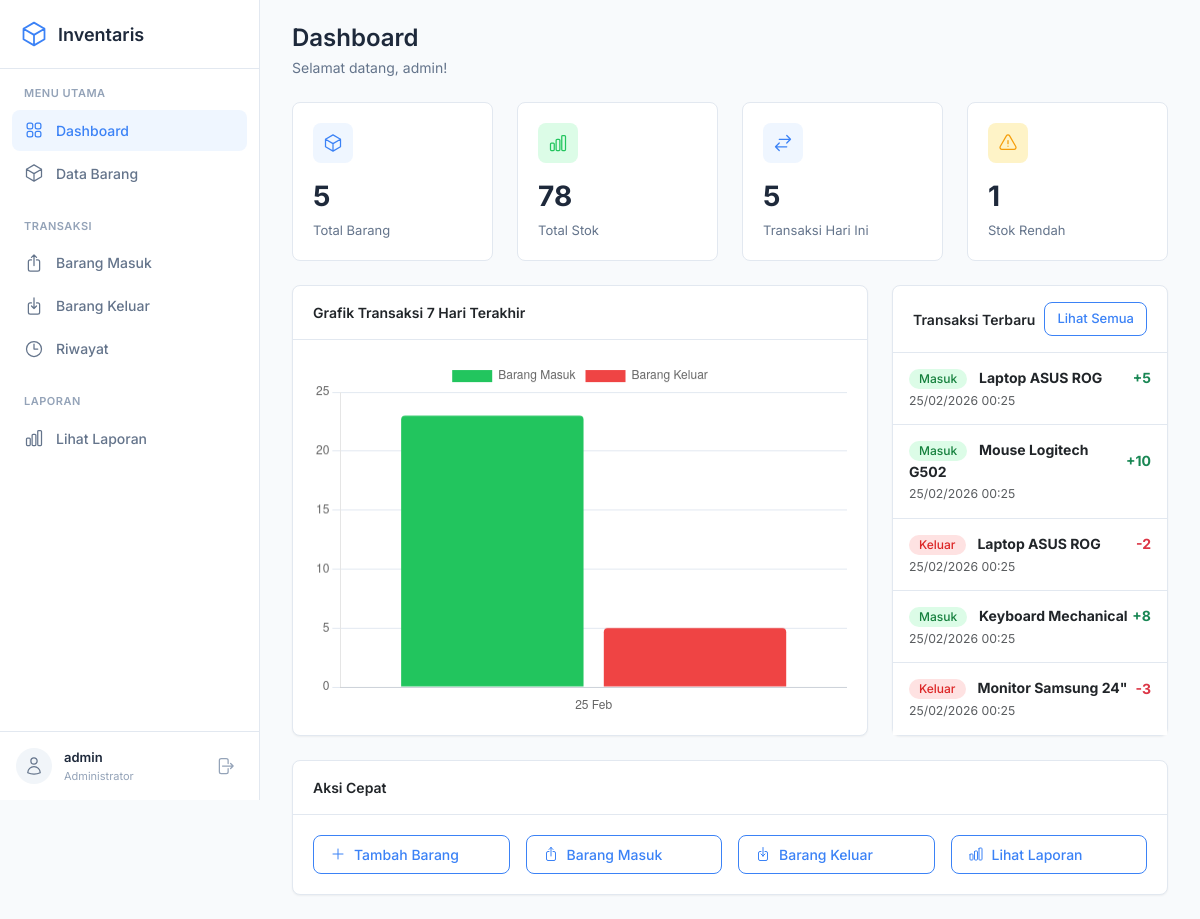
Page /app/dashboard.php (signed in) on the committed database.
### tables this page shows
CREATE TABLE IF NOT EXISTS transaksi (
    id INT AUTO_INCREMENT PRIMARY KEY,
    id_barang INT NOT NULL,
    jenis_transaksi ENUM('masuk', 'keluar') NOT NULL,
    jumlah INT NOT NULL,
    tanggal_transaksi DATETIME DEFAULT CURRENT_TIMESTAMP,
    keterangan TEXT,
    FOREIGN KEY (id_barang) REFERENCES barang(id) ON DELETE CASCADE
);

CREATE TABLE IF NOT EXISTS barang (
    id INT AUTO_INCREMENT PRIMARY KEY,
    nama_barang VARCHAR(100) NOT NULL,
    stok INT DEFAULT 0,
    harga DECIMAL(12,2) DEFAULT 0,
    created_at TIMESTAMP DEFAULT CURRENT_TIMESTAMP,
    updated_at TIMESTAMP DEFAULT CURRENT_TIMESTAMP ON UPDATE CURRENT_TIMESTAMP
);

### app/dashboard.php (the view, shortened to what this page needs)
<?php
require_once __DIR__ . '/includes/header.php';
require_once __DIR__ . '/config/koneksi.php';
$stmt = $pdo->query("SELECT COUNT(*) as total FROM barang");
$total_barang = $stmt->fetch()['total'];
$stmt = $pdo->query("SELECT SUM(stok) as total FROM barang");
$total_stok = $stmt->fetch()['total'] ?? 0;
$stmt = $pdo->query("SELECT COUNT(*) as total FROM transaksi WHERE DATE(tanggal_transaksi) = CURDATE()");
$transaksi_hari_ini = $stmt->fetch()['total'];
$stmt = $pdo->query("SELECT COUNT(*) as total FROM barang WHERE stok < 10");
$stok_rendah = $stmt->fetch()['total'];
$stmt = $pdo->query("
    SELECT
        DATE(tanggal_transaksi) as tanggal,
        SUM(CASE WHEN jenis_transaksi = 'masuk' THEN jumlah ELSE 0 END) as masuk,
        SUM(CASE WHEN jenis_transaksi = 'keluar' THEN jumlah ELSE 0 END) as keluar
    FROM transaksi
    WHERE tanggal_transaksi >= DATE_SUB(CURDATE(), INTERVAL 7 DAY)
    GROUP BY DATE(tanggal_transaksi)
    ORDER BY tanggal ASC
");
$chart_data = $stmt->fetchAll();
$stmt = $pdo->query("
    SELECT t.*, b.nama_barang
    FROM transaksi t
    JOIN barang b ON t.id_barang = b.id
    ORDER BY t.tanggal_transaksi DESC
    LIMIT 5
");
$transaksi_terbaru = $stmt->fetchAll();
?>
<div class="page-header">
    <h1>Dashboard</h1>
    <p>Selamat datang, <?= htmlspecialchars($_SESSION['username']) ?>!</p>
</div>
<div class="row g-4 mb-4">
    <div class="col-md-3">
        <div class="stat-card">
            <div class="stat-icon primary">
                <svg xmlns="http://www.w3.org/2000/svg" fill="none" viewBox="0 0 24 24" stroke-width="1.5" stroke="currentColor">
                    <path stroke-linecap="round" stroke-linejoin="round" d="m21 7.5-9-5.25L3 7.5m18 0-9 5.25m9-5.25v9l-9 5.25M3 7.5l9 5.25M3 7.5v9l9 5.25m0-9v9" />
                </svg>
            </div>
            <div class="stat-value"><?= number_format($total_barang) ?></div>
            <div class="stat-label">Total Barang</div>
        </div>
    </div>
    <div class="col-md-3">
        <div class="stat-card">
            <div class="stat-icon success">
            </div>
            <div class="stat-value"><?= number_format($total_stok) ?></div>
            <div class="stat-label">Total Stok</div>
        </div>
    </div>
    <div class="col-md-3">
        <div class="stat-card">
            <div class="stat-icon primary">
                <svg xmlns="http://www.w3.org/2000/svg" fill="none" viewBox="0 0 24 24" stroke-width="1.5" stroke="currentColor">
                    <path stroke-linecap="round" stroke-linejoin="round" d="M7.5 21 3 16.5m0 0L7.5 12M3 16.5h13.5m0-13.5L21 7.5m0 0L16.5 12M21 7.5H7.5" />
                </svg>
            </div>
            <div class="stat-value"><?= number_format($transaksi_hari_ini) ?></div>
            <div class="stat-label">Transaksi Hari Ini</div>
        </div>
    </div>
    <div class="col-md-3">
        <div class="stat-card">
            <div class="stat-icon warning">
            </div>
            <div class="stat-value"><?= number_format($stok_rendah) ?></div>
            <div class="stat-label">Stok Rendah</div>
        </div>
    </div>
</div>
<div class="row g-4">
    <div class="col-lg-8">
        <div class="card h-100">
            <div class="card-header">Grafik Transaksi 7 Hari Terakhir</div>
            <div class="card-body">
                <canvas id="chartTransaksi" height="280"></canvas>
            </div>
        </div>
    </div>
    <div class="col-lg-4">
        <div class="card h-100">
            <div class="card-header d-flex justify-content-between align-items-center">
                <span>Transaksi Terbaru</span>
                <a href="<?= $base_url ?>/app/transaksi/riwayat.php" class="btn btn-sm btn-outline-primary">Lihat Semua</a>
            </div>
            <div class="card-body p-0">
                <div class="list-group list-group-flush">
                    <?php if (empty($transaksi_terbaru)): ?>
                        <div class="list-group-item text-center text-muted py-4">
                            Belum ada transaksi
                        </div>
                    <?php else: ?>
                        <?php foreach ($transaksi_terbaru as $t): ?>
                            <div class="list-group-item">
                                <div class="d-flex justify-content-between align-items-center">
                                    <div>
                                        <span class="badge <?= $t['jenis_transaksi'] === 'masuk' ? 'bg-success' : 'bg-danger' ?> me-2">
                                            <?= $t['jenis_transaksi'] === 'masuk' ? 'Masuk' : 'Keluar' ?>
                                        </span>
                                        <strong><?= htmlspecialchars($t['nama_barang']) ?></strong>
                                    </div>
                                    <span class="<?= $t['jenis_transaksi'] === 'masuk' ? 'text-success' : 'text-danger' ?> fw-bold">
                                        <?= $t['jenis_transaksi'] === 'masuk' ? '+' : '-' ?><?= $t['jumlah'] ?>
                                    </span>
                                </div>
                                <small class="text-muted">
                                    <?= date('d/m/Y H:i', strtotime($t['tanggal_transaksi'])) ?>
                                </small>
                            </div>
                        <?php endforeach; ?>
                    <?php endif; ?>
                </div>
            </div>
        </div>
    </div>
</div>
<div class="row mt-4">
    <div class="col-12">
        <div class="card">
            <div class="card-header">Aksi Cepat</div>
            <div class="card-body">
                <div class="row g-3">
                    <div class="col-md-3">
                        <a href="<?= $base_url ?>/app/barang/tambah.php" class="btn btn-outline-primary w-100">
                            <svg xmlns="http://www.w3.org/2000/svg" fill="none" viewBox="0 0 24 24" stroke-width="1.5" stroke="currentColor" width="18" height="18">
                                <path stroke-linecap="round" stroke-linejoin="round" d="M12 4.5v15m7.5-7.5h-15" />
                            </svg>
                            Tambah Barang
                        </a>
                    </div>
                    <div class="col-md-3">
                        <a href="<?= $base_url ?>/app/transaksi/masuk.php" class="btn btn-outline-primary w-100">
                            Barang Masuk
                        </a>
                    </div>
                    <div class="col-md-3">
                        <a href="<?= $base_url ?>/app/transaksi/keluar.php" class="btn btn-outline-primary w-100">
                            Barang Keluar
                        </a>
                    </div>
                    <div class="col-md-3">
                        <a href="<?= $base_url ?>/app/laporan/" class="btn btn-outline-primary w-100">
                            Lihat Laporan
                        </a>
                    </div>
                </div>
            </div>
        </div>
    </div>
</div>
<?php
$chart_json = json_encode($chart_data);
?>
<?php require_once __DIR__ . '/includes/footer.php'; ?>
<script>
document.addEventListener('DOMContentLoaded', function() {
    const chartData = <?= $chart_json ?>;
    // Jika tidak ada data, tampilkan pesan
    if (chartData.length === 0) {
        document.getElementById('chartTransaksi').parentElement.innerHTML =
            '<div class="text-center text-muted py-5">Belum ada data transaksi 7 hari terakhir</div>';
        return;
    }
    const labels = chartData.map(d => {
        const date = new Date(d.tanggal);
        return date.toLocaleDateString('id-ID', { day: 'numeric', month: 'short' });
    });
    const masukData = chartData.map(d => parseInt(d.masuk));
    const keluarData = chartData.map(d => parseInt(d.keluar));
    const ctx = document.getElementById('chartTransaksi').getContext('2d');
    new Chart(ctx, {
        type: 'bar',
        data: {
            labels: labels,
            datasets: [
                {
                    label: 'Barang Masuk',
                    data: masukData,
                    backgroundColor: '#22c55e',
                    borderRadius: 4
                },
                {
                    label: 'Barang Keluar',
                    data: keluarData,
                    backgroundColor: '#ef4444',
                    borderRadius: 4
                }
            ]
        },
        options: {
            responsive: true,
            maintainAspectRatio: false,
            plugins: {
                legend: { position: 'top' }
            },
            scales: {
                x: { grid: { display: false } },
                y: { beginAtZero: true, grid: { color: '#e2e8f0' } }
            }
        }
    });
});
</script>

### app/includes/header.php (shortened to what this page needs)
<?php
$base_url = BASE_URL;
$current_page = basename($_SERVER['PHP_SELF'], '.php');
$current_dir = basename(dirname($_SERVER['PHP_SELF']));
?>
<!DOCTYPE html>
<html lang="id">
<head>
    <link href="https://cdn.jsdelivr.net/npm/bootstrap@5.3.2/dist/css/bootstrap.min.css" rel="stylesheet">
    <link href="https://cdn.datatables.net/1.13.7/css/dataTables.bootstrap5.min.css" rel="stylesheet">
    <link href="https://cdn.jsdelivr.net/npm/sweetalert2@11/dist/sweetalert2.min.css" rel="stylesheet">
    <link href="<?= $base_url ?>/app/assets/css/style.css" rel="stylesheet">
</head>
<body>
    <div class="app-container">
        <aside class="sidebar">
            <div class="sidebar-header">
                <div class="sidebar-logo">
                    <svg xmlns="http://www.w3.org/2000/svg" fill="none" viewBox="0 0 24 24" stroke-width="1.5" stroke="currentColor" width="28" height="28">
                        <path stroke-linecap="round" stroke-linejoin="round" d="m21 7.5-9-5.25L3 7.5m18 0-9 5.25m9-5.25v9l-9 5.25M3 7.5l9 5.25M3 7.5v9l9 5.25m0-9v9" />
                    </svg>
                    <span>Inventaris</span>
                </div>
            </div>
            <nav class="sidebar-nav">
                <div class="nav-section">
                    <span class="nav-section-title">Menu Utama</span>
                    <a href="<?= $base_url ?>/app/dashboard.php" class="nav-item <?= ($current_page === 'dashboard') ? 'active' : '' ?>">
                        <span>Dashboard</span>
                    </a>
                    <a href="<?= $base_url ?>/app/barang/" class="nav-item <?= ($current_dir === 'barang') ? 'active' : '' ?>">
                        <svg xmlns="http://www.w3.org/2000/svg" fill="none" viewBox="0 0 24 24" stroke-width="1.5" stroke="currentColor">
                            <path stroke-linecap="round" stroke-linejoin="round" d="m21 7.5-9-5.25L3 7.5m18 0-9 5.25m9-5.25v9l-9 5.25M3 7.5l9 5.25M3 7.5v9l9 5.25m0-9v9" />
                        </svg>
                        <span>Data Barang</span>
                    </a>
                </div>
                <div class="nav-section">
                    <span class="nav-section-title">Transaksi</span>
                    <a href="<?= $base_url ?>/app/transaksi/masuk.php" class="nav-item <?= ($current_page === 'masuk') ? 'active' : '' ?>">
                        <span>Barang Masuk</span>
                    </a>
                    <a href="<?= $base_url ?>/app/transaksi/keluar.php" class="nav-item <?= ($current_page === 'keluar') ? 'active' : '' ?>">
                        <span>Barang Keluar</span>
                    </a>
                    <a href="<?= $base_url ?>/app/transaksi/riwayat.php" class="nav-item <?= ($current_page === 'riwayat') ? 'active' : '' ?>">
                        <svg xmlns="http://www.w3.org/2000/svg" fill="none" viewBox="0 0 24 24" stroke-width="1.5" stroke="currentColor">
                            <path stroke-linecap="round" stroke-linejoin="round" d="M12 6v6h4.5m4.5 0a9 9 0 1 1-18 0 9 9 0 0 1 18 0Z" />
                        </svg>
                        <span>Riwayat</span>
                    </a>
                </div>
                <div class="nav-section">
                    <span class="nav-section-title">Laporan</span>
                    <a href="<?= $base_url ?>/app/laporan/" class="nav-item <?= ($current_dir === 'laporan' && $current_page === 'index') ? 'active' : '' ?>">
                        <span>Lihat Laporan</span>
                    </a>
                </div>
            </nav>
            <div class="sidebar-footer">
                <div class="user-info">
                    <div class="user-avatar">
                    </div>
                    <div class="user-details">
                        <span class="user-name"><?= htmlspecialchars($_SESSION['username'] ?? 'User') ?></span>
                        <span class="user-role">Administrator</span>
                    </div>
                </div>
                <a href="<?= $base_url ?>/app/auth/logout.php" class="logout-btn" title="Logout">
                </a>
            </div>
        </aside>
        <main class="main-content">

### app/includes/footer.php (shortened to what this page needs)
        </main>
    </div>
</body>
</html>

### rows in the picture
transaksi: jenis_transaksi "Masuk", id_barang.nama_barang "Laptop ASUS ROG", jumlah "5", tanggal_transaksi "25/02/2026 00:25"
transaksi: jenis_transaksi "Masuk", id_barang.nama_barang "Mouse Logitech G502", jumlah "10", tanggal_transaksi "25/02/2026 00:25"
transaksi: jenis_transaksi "Keluar", id_barang.nama_barang "Laptop ASUS ROG", jumlah "2", tanggal_transaksi "25/02/2026 00:25"
transaksi: jenis_transaksi "Masuk", id_barang.nama_barang "Keyboard Mechanical", jumlah "8", tanggal_transaksi "25/02/2026 00:25"
transaksi: jenis_transaksi "Keluar", id_barang.nama_barang "Monitor Samsung 24\"", jumlah "3", tanggal_transaksi "25/02/2026 00:25"

### other values in the picture
$_SESSION['username'] "admin"
$total_barang "5"
$total_stok "78"
$transaksi_hari_ini "5"
$stok_rendah "1"
chart data {{ $chart_json }} [{"tanggal":"2026-02-25","masuk":"23","keluar":"5"}]
